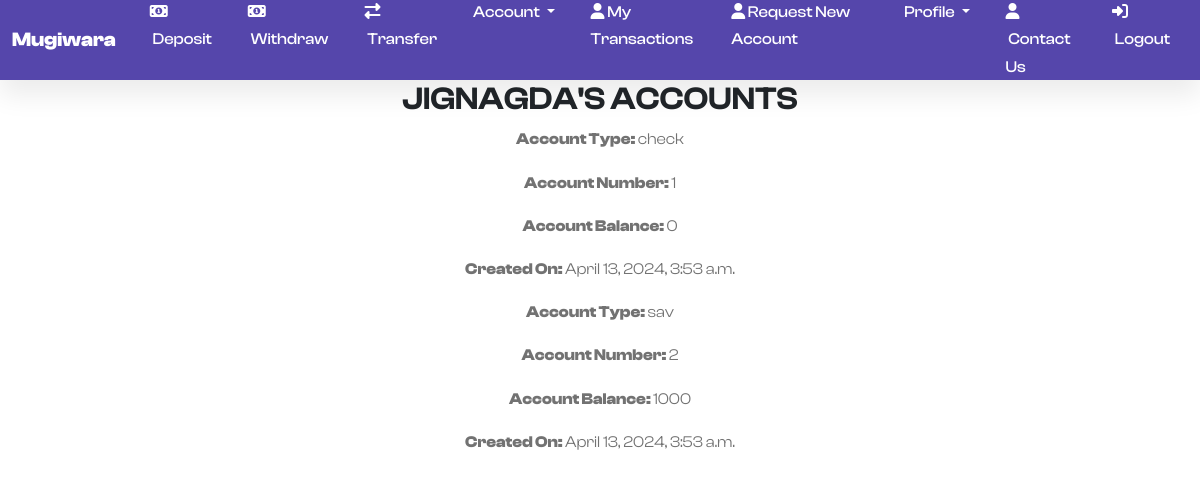
The app's page /accounts/ (signed in), older data.
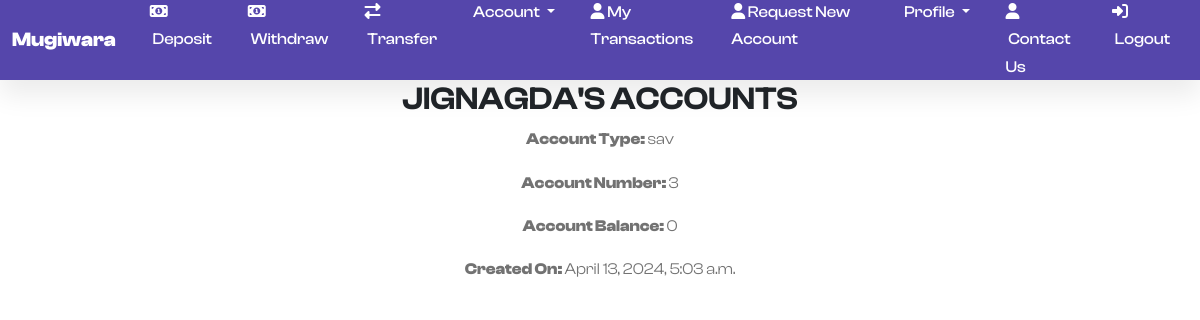
The same page, newer data.
### users/models.py (models this page shows, shortened)
class Account(models.Model):
    account_types = {
        'sav': 'Savings Account',
        'check': 'Checking Account'
    }
    account_status = {
        'o': 'Open',
        'c': 'Close',
    }
    modification_status = {
       'pending': 'Waiting for approval',
       'rejected': 'Rejected',
       'approved': 'Approved'
    }
    account_number = models.AutoField(primary_key = True)
    account_type = models.CharField(max_length = 128, choices = account_types)
    banking_user = models.ForeignKey('BankingUser', on_delete = models.CASCADE, related_name = 'banking_user')
    account_bal = models.BigIntegerField(default = 0)
    created_on = models.DateTimeField(auto_now_add = True)
    account_status = models.CharField(max_length = 32, choices = account_status, default = 'o')
    closed_on = models.DateTimeField(blank = True, null = True)
    modification_status = models.CharField(max_length = 32, choices = modification_status, default = 'pending')

### users/views.py (the view)
# urls.py: path('accounts/', views.accounts, name = 'accounts'),
@login_required
def accounts(request):
    u = request.user
    banking_user = BankingUser.objects.get(user = u)
    accounts = Account.objects.filter(banking_user = banking_user)
    context = {
        'accounts': accounts,
    }
    return render(request, 'users/accounts.html', context)

### users/templates/users/accounts.html (shortened to what this page needs)
{% extends 'users/base.html' %}
{% load crispy_forms_tags %}
{% block content %}
<!DOCTYPE html>
<html lang="en">
<head>
    <link rel="stylesheet" href="../../static/users/asset/css/accounts.css">
</head>
<body>
    <h2 class="text-center text-uppercase">{{ user.username }}'s Accounts</h2>
    {% for account in accounts %}
    <div class="container forget-password">
        <div class="row">
            <div class="col-md-12 col-md-offset-4">
                <div class="panel panel-default">
                    <div class="panel-body">
                        <div class="text-center">
                            <p><strong>Account Type: </strong>{{account.account_type}}</p>
                            <p><strong>Account Number: </strong>{{account.account_number}}</p>
                            <p><strong>Account Balance: </strong>{{account.account_bal}}</p>
                            <p><strong>Created On: </strong>{{account.created_on}}</p>
                        </div>
                    </div>
                </div>
            </div>
        </div>
    </div>
    {% endfor %}
</body>
</html>
{% endblock %}

### users/templates/users/base.html (shortened to what this page needs)
{% load static %}
<!DOCTYPE html>
<html lang="en">
<head>
    <link rel="stylesheet" href="https://cdn.jsdelivr.net/npm/bootstrap@5.1.3/dist/css/bootstrap.min.css">
    <link rel="stylesheet" href="https://cdnjs.cloudflare.com/ajax/libs/font-awesome/4.7.0/css/font-awesome.min.css">
    <link rel="stylesheet" href="{% static 'users/assets1/css/styles.min.css' %}">
    <link rel="stylesheet" href="https://cdn.jsdelivr.net/npm/bootstrap@5.2.0/dist/css/bootstrap.min.css">
    <link href="https://cdn.jsdelivr.net/npm/remixicon@2.5.0/fonts/remixicon.css" rel="stylesheet">
    <link rel="stylesheet" href="https://cdn.jsdelivr.net/npm/@fancyapps/ui@4.0/dist/fancybox.css">
    <link rel="stylesheet" href="https://unpkg.com/aos@next/dist/aos.css" />
    <link rel="stylesheet" href="{% static 'users/asset/css/style.css' %}">
    <link rel="stylesheet" href="{% static 'users/asset/css/login_register.css' %}">
</head>
<body>
    {% if user.is_authenticated %}
    <div>
        <nav class="navbar navbar-light navbar-expand-md sticky-top navigation-clean-button"
            style="height:80px;background-color:#5546ab;color:#ffffff;">
            <div class="container-fluid"><a class="navbar-brand" href="{% url  'mugiwara' %}">Mugiwara</a>
                <div class="collapse navbar-collapse" id="navcol-1">
                    <ul class="navbar-nav ms-auto">
                        {% if user.user.usertype == 'eu_cust' %}
                        {% if user.user.banking_user.exists %}
                        <li class="nav-item"><a class="nav-link" style="color:#ffffff;" href="/credit"><i
                                    class="fa fa-money"></i>&nbsp;Deposit</a></li>
                        <li class="nav-item"><a class="nav-link" style="color:#ffffff;" href="/debit"><i
                                    class="fa fa-money"></i>&nbsp;Withdraw</a></li>
                        <li class="nav-item"><a class="nav-link" style="color:#ffffff;" href="/create_transaction"><i
                                    class="fa fa-exchange"></i>&nbsp;Transfer</a></li>
                        <li class="nav-item dropdown">
                            <a class="nav-link dropdown-toggle" style="color:#ffffff;" href="#"
                                id="navbarDropdownMenuLink" role="button" data-bs-toggle="dropdown"
                                aria-expanded="false">
                                Account
                            </a>
                        </li>
                        <li class="nav-item"><a class="nav-link" style="color:#ffffff;" href="/user_transactions"><i
                                    class="fa fa-user"></i>&nbsp;My Transactions</a></li>
                        {% endif %}
                        <li class="nav-item"><a class="nav-link" style="color:#ffffff;"
                                href="{% url 'create-account' %}"><i class="fa fa-user"></i>&nbsp;Request New
                                Account</a></li>
                        <li class="nav-item dropdown">
                            <a class="nav-link dropdown-toggle" style="color:#ffffff;" href="#"
                                id="navbarDropdownMenuLink" role="button" data-bs-toggle="dropdown"
                                aria-expanded="false">
                                Profile
                            </a>
                        </li>
                        <li class="nav-item"><a class="nav-link" style="color:#ffffff;" href="{% url 'contact' %}"><i
                                    class="fa fa-user"></i>&nbsp;Contact Us</a></li>
                        <li class="nav-item">
                            <form id="frm_logout" class="nav-link" style="color:#ffffff;" action="{% url 'logout' %}"
                                method="post">
                                <a style="color:#ffffff;" href="javascript:{}"
                                    onclick="document.getElementById('frm_logout').submit(); return false;">
                                    <i class="fa fa-sign-in"></i>&nbsp;Logout</a></iclass>
                            </form>
                        </li>
                        {% endif %}
                    </ul>
                </div>
            </div>
        </nav>
    </div>
    {% endif %}
        {% block content %}
        {% endblock %}
</body>
</html>

### users/static/users/asset/css/style.css (style rules this page uses)
:root { --c-dark: #212529; --c-brand: #4e57d4; --c-brand-light: #6970dd; --c-brand-rgb: 78, 87, 212; --c-body: #727272; --font-base: "ClashDisplay", sans-serif; --box-shadow: 0px 15px 25px rgba(0,0,0,0.08); --transition: all 0.5s ease; }
body { font-family: var(--font-base); line-height: 1.7; color: var(--c-body); }
h1, h2, h3,h4, h5, h6, .h1, .h2, .h3, .h4, .h5, .h6 { font-weight: 600; color: var(--c-dark); }
a { text-decoration: none; color: var(--c-brand); transition: var(--transition); }
.navbar { box-shadow: var(--box-shadow); }
.navbar-nav .nav-link { font-weight: 500; color: var(--c-dark); }

Row changes from the older to the newer data that the page shows:
removed Account: account_type "check", account_number "1", account_bal "0", created_on "April 13, 2024, 3:53 a.m."
removed Account: account_type "sav", account_number "2", account_bal "1000", created_on "April 13, 2024, 3:53 a.m."
added Account: account_type "sav", account_number "3", account_bal "0", created_on "April 13, 2024, 5:03 a.m."
